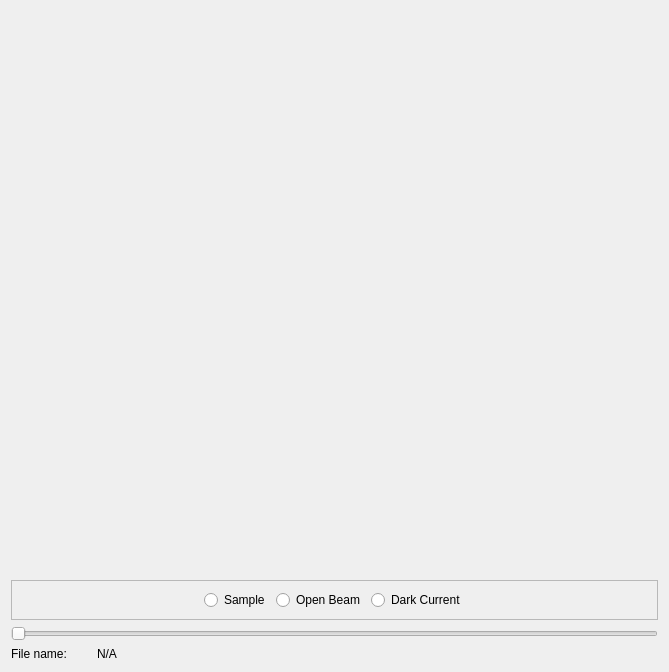
<?xml version="1.0" encoding="UTF-8"?>
<ui version="4.0">
 <class>Dialog</class>
 <widget class="QDialog" name="Dialog">
  <property name="geometry">
   <rect>
    <x>0</x>
    <y>0</y>
    <width>669</width>
    <height>672</height>
   </rect>
  </property>
  <property name="windowTitle">
   <string>Dialog</string>
  </property>
  <layout class="QVBoxLayout" name="verticalLayout">
   <item>
    <widget class="QWidget" name="image_widget" native="true">
     <property name="sizePolicy">
      <sizepolicy hsizetype="Expanding" vsizetype="Expanding">
       <horstretch>0</horstretch>
       <verstretch>0</verstretch>
      </sizepolicy>
     </property>
    </widget>
   </item>
   <item>
    <widget class="QFrame" name="frame">
     <property name="frameShape">
      <enum>QFrame::StyledPanel</enum>
     </property>
     <property name="frameShadow">
      <enum>QFrame::Raised</enum>
     </property>
     <layout class="QHBoxLayout" name="horizontalLayout_2">
      <item>
       <spacer name="horizontalSpacer">
        <property name="orientation">
         <enum>Qt::Horizontal</enum>
        </property>
        <property name="sizeHint" stdset="0">
         <size>
          <width>40</width>
          <height>20</height>
         </size>
        </property>
       </spacer>
      </item>
      <item>
       <widget class="QRadioButton" name="sample_radioButton">
        <property name="text">
         <string>Sample</string>
        </property>
       </widget>
      </item>
      <item>
       <widget class="QRadioButton" name="ob_radioButton">
        <property name="text">
         <string>Open Beam</string>
        </property>
       </widget>
      </item>
      <item>
       <widget class="QRadioButton" name="di_radioButton">
        <property name="text">
         <string>Dark Current</string>
        </property>
       </widget>
      </item>
      <item>
       <spacer name="horizontalSpacer_2">
        <property name="orientation">
         <enum>Qt::Horizontal</enum>
        </property>
        <property name="sizeHint" stdset="0">
         <size>
          <width>40</width>
          <height>20</height>
         </size>
        </property>
       </spacer>
      </item>
     </layout>
    </widget>
   </item>
   <item>
    <widget class="QSlider" name="slider">
     <property name="orientation">
      <enum>Qt::Horizontal</enum>
     </property>
    </widget>
   </item>
   <item>
    <layout class="QHBoxLayout" name="horizontalLayout">
     <item>
      <widget class="QLabel" name="label">
       <property name="minimumSize">
        <size>
         <width>80</width>
         <height>0</height>
        </size>
       </property>
       <property name="maximumSize">
        <size>
         <width>80</width>
         <height>16777215</height>
        </size>
       </property>
       <property name="text">
        <string>File name:</string>
       </property>
      </widget>
     </item>
     <item>
      <widget class="QLabel" name="filename_label">
       <property name="sizePolicy">
        <sizepolicy hsizetype="Expanding" vsizetype="Preferred">
         <horstretch>0</horstretch>
         <verstretch>0</verstretch>
        </sizepolicy>
       </property>
       <property name="text">
        <string>N/A</string>
       </property>
      </widget>
     </item>
    </layout>
   </item>
  </layout>
 </widget>
 <resources/>
 <connections>
  <connection>
   <sender>slider</sender>
   <signal>sliderMoved(int)</signal>
   <receiver>Dialog</receiver>
   <slot>slider_moved()</slot>
   <hints>
    <hint type="sourcelabel">
     <x>249</x>
     <y>620</y>
    </hint>
    <hint type="destinationlabel">
     <x>466</x>
     <y>640</y>
    </hint>
   </hints>
  </connection>
  <connection>
   <sender>slider</sender>
   <signal>sliderPressed()</signal>
   <receiver>Dialog</receiver>
   <slot>slider_pressed()</slot>
   <hints>
    <hint type="sourcelabel">
     <x>278</x>
     <y>622</y>
    </hint>
    <hint type="destinationlabel">
     <x>198</x>
     <y>640</y>
    </hint>
   </hints>
  </connection>
  <connection>
   <sender>sample_radioButton</sender>
   <signal>clicked()</signal>
   <receiver>Dialog</receiver>
   <slot>radiobuttons_changed()</slot>
   <hints>
    <hint type="sourcelabel">
     <x>214</x>
     <y>567</y>
    </hint>
    <hint type="destinationlabel">
     <x>4</x>
     <y>565</y>
    </hint>
   </hints>
  </connection>
  <connection>
   <sender>ob_radioButton</sender>
   <signal>clicked()</signal>
   <receiver>Dialog</receiver>
   <slot>radiobuttons_changed()</slot>
   <hints>
    <hint type="sourcelabel">
     <x>325</x>
     <y>569</y>
    </hint>
    <hint type="destinationlabel">
     <x>7</x>
     <y>512</y>
    </hint>
   </hints>
  </connection>
  <connection>
   <sender>di_radioButton</sender>
   <signal>clicked()</signal>
   <receiver>Dialog</receiver>
   <slot>radiobuttons_changed()</slot>
   <hints>
    <hint type="sourcelabel">
     <x>408</x>
     <y>573</y>
    </hint>
    <hint type="destinationlabel">
     <x>5</x>
     <y>443</y>
    </hint>
   </hints>
  </connection>
  <connection>
   <sender>slider</sender>
   <signal>valueChanged(int)</signal>
   <receiver>Dialog</receiver>
   <slot>slider_value_changed()</slot>
   <hints>
    <hint type="sourcelabel">
     <x>470</x>
     <y>619</y>
    </hint>
    <hint type="destinationlabel">
     <x>664</x>
     <y>563</y>
    </hint>
   </hints>
  </connection>
 </connections>
 <slots>
  <slot>slider_moved()</slot>
  <slot>slider_pressed()</slot>
  <slot>radiobuttons_changed()</slot>
  <slot>slider_value_changed()</slot>
 </slots>
</ui>
